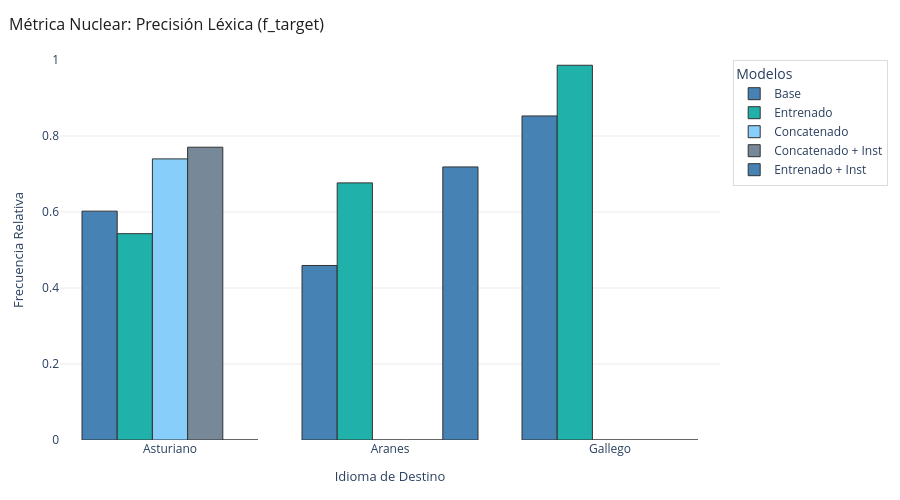
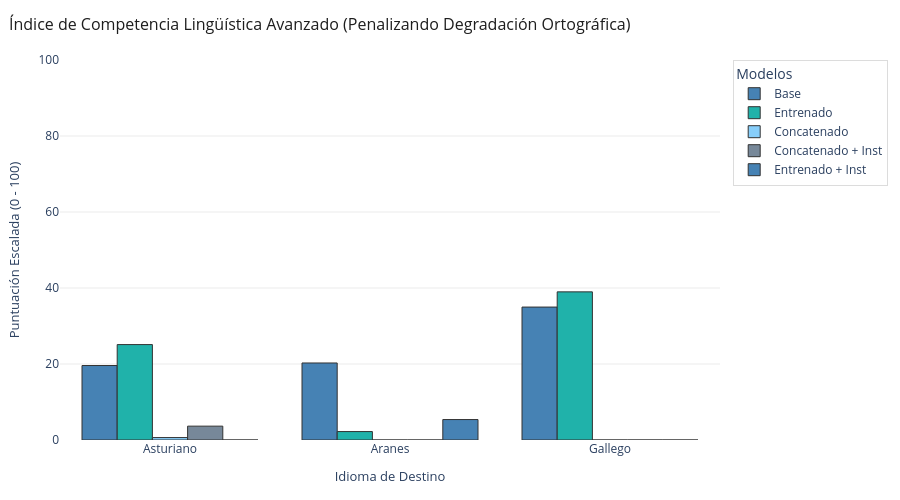

Notebook source saved alongside these figures, in order:
### Code cell
orden_idiomas = ["asturiano", "aranes", "gallego"]

# Gráfica 1: Tu métrica nuclear directa
generar_grafico_plotly(
    datos_globales=resultados_qlora,
    extractor="freq_target",
    titulo="Métrica Nuclear: Precisión Léxica (f_target)",
    ylabel="Frecuencia Relativa",
    ylim=(0, 1.0),
    idiomas_orden=orden_idiomas,
    output_path="1_calidad_freq_target.html" # Puedes guardarlo en HTML interactivo
)

# Gráfica 2: El nuevo índice refinado con penalización por errores nuevos
generar_grafico_plotly(
    datos_globales=resultados_qlora,
    extractor=calcular_indice_competencia_avanzado,
    titulo="Índice de Competencia Lingüística Avanzado (Penalizando Degradación Ortográfica)",
    ylabel="Puntuación Escalada (0 - 100)",
    ylim=(0, 100),
    idiomas_orden=orden_idiomas,
    output_path="2_competencia_global_avanzado.html"
)

### Figure 1 — Plotly figure (JSON) as saved in the notebook; plotly's stock layout.template omitted (floating-point values rounded to 4 significant figures)
{"data": [{"hovertemplate": "<b>Base</b><br>Idioma: %{x}<br>Frecuencia Relativa: %{y}<extra></extra>", "marker": {"color": "#4682B4", "line": {"color": "rgb(50,50,50)", "width": 1}}, "name": "Base", "type": "bar", "x": ["Asturiano", "Aranes", "Gallego"], "y": [0.6023, 0.4593, 0.8528]}, {"hovertemplate": "<b>Entrenado</b><br>Idioma: %{x}<br>Frecuencia Relativa: %{y}<extra></extra>", "marker": {"color": "#20B2AA", "line": {"color": "rgb(50,50,50)", "width": 1}}, "name": "Entrenado", "type": "bar", "x": ["Asturiano", "Aranes", "Gallego"], "y": [0.5429, 0.6766, 0.9862]}, {"hovertemplate": "<b>Concatenado</b><br>Idioma: %{x}<br>Frecuencia Relativa: %{y}<extra></extra>", "marker": {"color": "#87CEFA", "line": {"color": "rgb(50,50,50)", "width": 1}}, "name": "Concatenado", "type": "bar", "x": ["Asturiano", "Aranes", "Gallego"], "y": [0.7398, 0, 0]}, {"hovertemplate": "<b>Concatenado + Inst</b><br>Idioma: %{x}<br>Frecuencia Relativa: %{y}<extra></extra>", "marker": {"color": "#778899", "line": {"color": "rgb(50,50,50)", "width": 1}}, "name": "Concatenado + Inst", "type": "bar", "x": ["Asturiano", "Aranes", "Gallego"], "y": [0.7705, 0, 0]}, {"hovertemplate": "<b>Entrenado + Inst</b><br>Idioma: %{x}<br>Frecuencia Relativa: %{y}<extra></extra>", "marker": {"color": "#4682B4", "line": {"color": "rgb(50,50,50)", "width": 1}}, "name": "Entrenado + Inst", "type": "bar", "x": ["Asturiano", "Aranes", "Gallego"], "y": [0, 0.7186, 0]}], "layout": {"barmode": "group", "height": 500, "legend": {"bordercolor": "rgb(220,220,220)", "borderwidth": 1, "title": {"text": "Modelos"}}, "margin": {"b": 60, "l": 60, "r": 40, "t": 60}, "paper_bgcolor": "white", "plot_bgcolor": "white", "title": {"font": {"color": "rgb(30,30,30)", "size": 16}, "text": "Métrica Nuclear: Precisión Léxica (f_target)", "x": 0.01}, "width": 900, "xaxis": {"tickfont": {"size": 12}, "title": {"font": {"size": 13}, "text": "Idioma de Destino"}}, "yaxis": {"gridcolor": "rgb(235,235,235)", "range": [0, 1], "tickfont": {"size": 12}, "title": {"font": {"size": 13}, "text": "Frecuencia Relativa"}}}}

### Figure 2 — Plotly figure (JSON) as saved in the notebook; plotly's stock layout.template omitted (floating-point values rounded to 4 significant figures)
{"data": [{"hovertemplate": "<b>Base</b><br>Idioma: %{x}<br>Puntuación Escalada (0 - 100): %{y}<extra></extra>", "marker": {"color": "#4682B4", "line": {"color": "rgb(50,50,50)", "width": 1}}, "name": "Base", "type": "bar", "x": ["Asturiano", "Aranes", "Gallego"], "y": [19.6, 20.27, 34.98]}, {"hovertemplate": "<b>Entrenado</b><br>Idioma: %{x}<br>Puntuación Escalada (0 - 100): %{y}<extra></extra>", "marker": {"color": "#20B2AA", "line": {"color": "rgb(50,50,50)", "width": 1}}, "name": "Entrenado", "type": "bar", "x": ["Asturiano", "Aranes", "Gallego"], "y": [25.11, 2.219, 38.98]}, {"hovertemplate": "<b>Concatenado</b><br>Idioma: %{x}<br>Puntuación Escalada (0 - 100): %{y}<extra></extra>", "marker": {"color": "#87CEFA", "line": {"color": "rgb(50,50,50)", "width": 1}}, "name": "Concatenado", "type": "bar", "x": ["Asturiano", "Aranes", "Gallego"], "y": [0.6393, 0, 0]}, {"hovertemplate": "<b>Concatenado + Inst</b><br>Idioma: %{x}<br>Puntuación Escalada (0 - 100): %{y}<extra></extra>", "marker": {"color": "#778899", "line": {"color": "rgb(50,50,50)", "width": 1}}, "name": "Concatenado + Inst", "type": "bar", "x": ["Asturiano", "Aranes", "Gallego"], "y": [3.646, 0, 0]}, {"hovertemplate": "<b>Entrenado + Inst</b><br>Idioma: %{x}<br>Puntuación Escalada (0 - 100): %{y}<extra></extra>", "marker": {"color": "#4682B4", "line": {"color": "rgb(50,50,50)", "width": 1}}, "name": "Entrenado + Inst", "type": "bar", "x": ["Asturiano", "Aranes", "Gallego"], "y": [0, 5.382, 0]}], "layout": {"barmode": "group", "height": 500, "legend": {"bordercolor": "rgb(220,220,220)", "borderwidth": 1, "title": {"text": "Modelos"}}, "margin": {"b": 60, "l": 60, "r": 40, "t": 60}, "paper_bgcolor": "white", "plot_bgcolor": "white", "title": {"font": {"color": "rgb(30,30,30)", "size": 16}, "text": "Índice de Competencia Lingüística Avanzado (Penalizando Degradación Ortográfica)", "x": 0.01}, "width": 900, "xaxis": {"tickfont": {"size": 12}, "title": {"font": {"size": 13}, "text": "Idioma de Destino"}}, "yaxis": {"gridcolor": "rgb(235,235,235)", "range": [0, 100], "tickfont": {"size": 12}, "title": {"font": {"size": 13}, "text": "Puntuación Escalada (0 - 100)"}}}}
